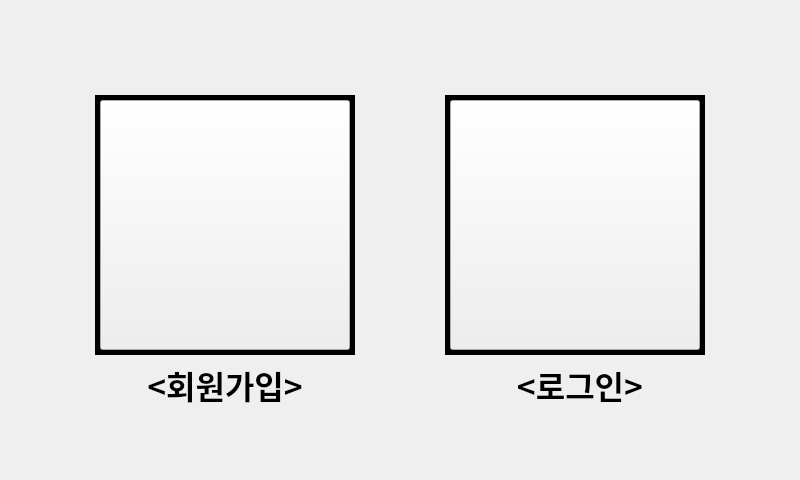
<?xml version="1.0" encoding="UTF-8"?>
<ui version="4.0">
 <class>LoginWindow</class>
 <widget class="QMainWindow" name="LoginWindow">
  <property name="geometry">
   <rect>
    <x>0</x>
    <y>0</y>
    <width>800</width>
    <height>480</height>
   </rect>
  </property>
  <property name="windowTitle">
   <string>MainWindow</string>
  </property>
  <widget class="QWidget" name="centralwidget">
   <widget class="QLabel" name="label_login_main">
    <property name="geometry">
     <rect>
      <x>-1</x>
      <y>-1</y>
      <width>800</width>
      <height>480</height>
     </rect>
    </property>
    <property name="styleSheet">
     <string notr="true">border-image: url(:/newPrefix/image/juicebro.jpg);</string>
    </property>
    <property name="text">
     <string/>
    </property>
   </widget>
   <widget class="QPushButton" name="pushButton_join">
    <property name="geometry">
     <rect>
      <x>100</x>
      <y>100</y>
      <width>250</width>
      <height>250</height>
     </rect>
    </property>
    <property name="palette">
     <palette>
      <active/>
      <inactive/>
      <disabled/>
     </palette>
    </property>
    <property name="styleSheet">
     <string notr="true">border-image: url(:/newPrefix/image/join_icon.png);</string>
    </property>
    <property name="text">
     <string/>
    </property>
   </widget>
   <widget class="QLabel" name="label_join">
    <property name="geometry">
     <rect>
      <x>120</x>
      <y>360</y>
      <width>210</width>
      <height>50</height>
     </rect>
    </property>
    <property name="palette">
     <palette>
      <active>
       <colorrole role="Text">
        <brush brushstyle="SolidPattern">
         <color alpha="255">
          <red>0</red>
          <green>0</green>
          <blue>0</blue>
         </color>
        </brush>
       </colorrole>
       <colorrole role="ButtonText">
        <brush brushstyle="SolidPattern">
         <color alpha="255">
          <red>0</red>
          <green>0</green>
          <blue>0</blue>
         </color>
        </brush>
       </colorrole>
      </active>
      <inactive>
       <colorrole role="Text">
        <brush brushstyle="SolidPattern">
         <color alpha="255">
          <red>0</red>
          <green>0</green>
          <blue>0</blue>
         </color>
        </brush>
       </colorrole>
       <colorrole role="ButtonText">
        <brush brushstyle="SolidPattern">
         <color alpha="255">
          <red>0</red>
          <green>0</green>
          <blue>0</blue>
         </color>
        </brush>
       </colorrole>
      </inactive>
      <disabled>
       <colorrole role="Text">
        <brush brushstyle="SolidPattern">
         <color alpha="255">
          <red>120</red>
          <green>120</green>
          <blue>120</blue>
         </color>
        </brush>
       </colorrole>
       <colorrole role="ButtonText">
        <brush brushstyle="SolidPattern">
         <color alpha="255">
          <red>120</red>
          <green>120</green>
          <blue>120</blue>
         </color>
        </brush>
       </colorrole>
      </disabled>
     </palette>
    </property>
    <property name="font">
     <font>
      <family>야놀자 야체 B</family>
      <pointsize>24</pointsize>
      <weight>75</weight>
      <italic>false</italic>
      <bold>true</bold>
      <underline>false</underline>
     </font>
    </property>
    <property name="styleSheet">
     <string notr="true">
background-image: url(:/newPrefix/image/Camera_icon.png);</string>
    </property>
    <property name="text">
     <string>&lt;회원가입&gt;</string>
    </property>
    <property name="scaledContents">
     <bool>false</bool>
    </property>
    <property name="alignment">
     <set>Qt::AlignCenter</set>
    </property>
   </widget>
   <widget class="QLabel" name="label_login">
    <property name="geometry">
     <rect>
      <x>480</x>
      <y>360</y>
      <width>200</width>
      <height>50</height>
     </rect>
    </property>
    <property name="palette">
     <palette>
      <active>
       <colorrole role="Text">
        <brush brushstyle="SolidPattern">
         <color alpha="255">
          <red>255</red>
          <green>85</green>
          <blue>127</blue>
         </color>
        </brush>
       </colorrole>
      </active>
      <inactive>
       <colorrole role="Text">
        <brush brushstyle="SolidPattern">
         <color alpha="255">
          <red>255</red>
          <green>85</green>
          <blue>127</blue>
         </color>
        </brush>
       </colorrole>
      </inactive>
      <disabled>
       <colorrole role="Text">
        <brush brushstyle="SolidPattern">
         <color alpha="255">
          <red>120</red>
          <green>120</green>
          <blue>120</blue>
         </color>
        </brush>
       </colorrole>
      </disabled>
     </palette>
    </property>
    <property name="font">
     <font>
      <family>야놀자 야체 B</family>
      <pointsize>24</pointsize>
      <weight>75</weight>
      <italic>false</italic>
      <bold>true</bold>
      <underline>false</underline>
     </font>
    </property>
    <property name="styleSheet">
     <string notr="true">background-image: url(:/newPrefix/image/Camera_icon.png);</string>
    </property>
    <property name="text">
     <string>&lt;로그인&gt;</string>
    </property>
    <property name="alignment">
     <set>Qt::AlignCenter</set>
    </property>
   </widget>
   <widget class="QPushButton" name="pushButton_login">
    <property name="geometry">
     <rect>
      <x>450</x>
      <y>100</y>
      <width>250</width>
      <height>250</height>
     </rect>
    </property>
    <property name="styleSheet">
     <string notr="true">border-image: url(:/newPrefix/image/login_icon.png);</string>
    </property>
    <property name="text">
     <string/>
    </property>
    <property name="autoDefault">
     <bool>false</bool>
    </property>
    <property name="default">
     <bool>false</bool>
    </property>
    <property name="flat">
     <bool>false</bool>
    </property>
   </widget>
   <widget class="QWidget" name="widget_login_1" native="true">
    <property name="geometry">
     <rect>
      <x>95</x>
      <y>95</y>
      <width>260</width>
      <height>260</height>
     </rect>
    </property>
    <property name="styleSheet">
     <string notr="true">background-color: rgb(0, 0, 0);</string>
    </property>
   </widget>
   <widget class="QWidget" name="widget_login_2" native="true">
    <property name="geometry">
     <rect>
      <x>445</x>
      <y>95</y>
      <width>260</width>
      <height>260</height>
     </rect>
    </property>
    <property name="styleSheet">
     <string notr="true">background-color: rgb(0, 0, 0);</string>
    </property>
   </widget>
   <zorder>label_login_main</zorder>
   <zorder>label_join</zorder>
   <zorder>label_login</zorder>
   <zorder>widget_login_1</zorder>
   <zorder>pushButton_join</zorder>
   <zorder>widget_login_2</zorder>
   <zorder>pushButton_login</zorder>
  </widget>
 </widget>
 <resources>
  <include location="xz.qrc"/>
 </resources>
 <connections/>
</ui>
